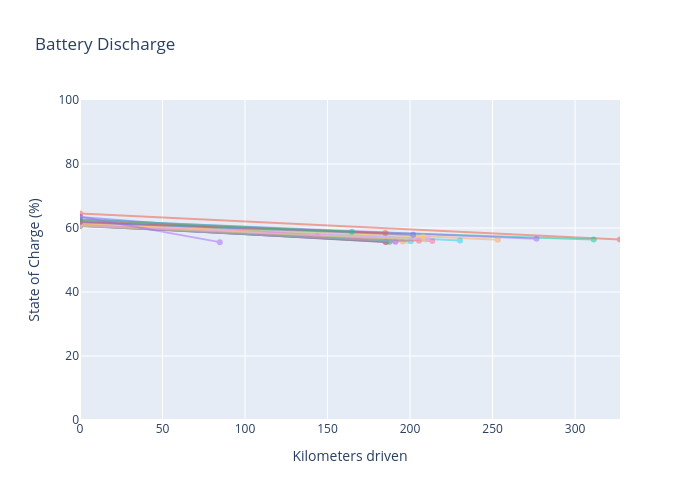

Notebook code cell kept with this figure:
### Code cell
# Max km for x-axis scaling
max_km_driven = trip_data['km_driven'].max()

# --- Matplotlib version ---
fig, ax = plt.subplots(figsize=(7, 6))

for _, row in trip_data.iterrows():
    x_vals = [0, row['km_driven']]
    y_vals = [row['soc'], row['end_soc']]
    ax.plot(x_vals, y_vals, marker='o', alpha=0.6)

ax.set_title('Battery Discharge')
ax.set_xlabel('Kilometers driven')
ax.set_ylabel('State of Charge (%)')
ax.set_xlim(0, max_km_driven)
ax.set_ylim(0, 100)
ax.grid(True)

plt.tight_layout()
plt.show()


# --- Plotly version ---
colors = px.colors.qualitative.Plotly
fig = go.Figure()

for color_idx, (_, row) in enumerate(trip_data.reset_index().iterrows()):
    fig.add_trace(
        go.Scatter(
            x=[0, row['km_driven']],
            y=[row['soc'], row['end_soc']],
            mode='lines+markers',
            opacity=0.5,
            line=dict(color=colors[color_idx % len(colors)], width=2),
            marker=dict(size=6),
            name=f"Trip {row['index']}",
            hovertemplate=(
                f"Trip index: {row['index']}<br>"
                f"SOC start: {row['soc']}%<br>"
                f"SOC end: {row['end_soc']}%<br>"
                f"Km driven: {row['km_driven']} km<br>"
            )
        )
    )

fig.update_xaxes(title_text='Kilometers driven', range=[0, max_km_driven])
fig.update_yaxes(title_text='State of Charge (%)', range=[0, 100])

fig.update_layout(
    title="Battery Discharge",
    height=500,
    width=700,
    showlegend=False,
    hovermode='closest'
)

fig.show()

### Figure 1 — Plotly figure (JSON) as saved in the notebook; plotly's stock layout.template omitted (floating-point values rounded to 4 significant figures)
{"data": [{"hovertemplate": "Trip index: 0.0<br>SOC start: 63.43987573588454%<br>SOC end: 57.58162590300555%<br>Km driven: 143.84626009721433 km<br>", "line": {"color": "#636EFA", "width": 2}, "marker": {"size": 6}, "mode": "lines+markers", "name": "Trip 0.0", "opacity": 0.5, "type": "scatter", "x": [0, 143.8], "y": [63.44, 57.58]}, {"hovertemplate": "Trip index: 1.0<br>SOC start: 64.5120025547128%<br>SOC end: 56.43855172304261%<br>Km driven: 327.2201815186163 km<br>", "line": {"color": "#EF553B", "width": 2}, "marker": {"size": 6}, "mode": "lines+markers", "name": "Trip 1.0", "opacity": 0.5, "type": "scatter", "x": [0, 327.2], "y": [64.51, 56.44]}, {"hovertemplate": "Trip index: 2.0<br>SOC start: 61.65476049796746%<br>SOC end: 56.41346034909435%<br>Km driven: 311.28195969153603 km<br>", "line": {"color": "#00CC96", "width": 2}, "marker": {"size": 6}, "mode": "lines+markers", "name": "Trip 2.0", "opacity": 0.5, "type": "scatter", "x": [0, 311.3], "y": [61.65, 56.41]}, {"hovertemplate": "Trip index: 3.0<br>SOC start: 62.60624862429013%<br>SOC end: 56.643987011222784%<br>Km driven: 276.57896211975276 km<br>", "line": {"color": "#AB63FA", "width": 2}, "marker": {"size": 6}, "mode": "lines+markers", "name": "Trip 3.0", "opacity": 0.5, "type": "scatter", "x": [0, 276.6], "y": [62.61, 56.64]}, {"hovertemplate": "Trip index: 4.0<br>SOC start: 62.498464501948405%<br>SOC end: 56.36433136363491%<br>Km driven: 253.2458991215226 km<br>", "line": {"color": "#FFA15A", "width": 2}, "marker": {"size": 6}, "mode": "lines+markers", "name": "Trip 4.0", "opacity": 0.5, "type": "scatter", "x": [0, 253.2], "y": [62.5, 56.36]}, {"hovertemplate": "Trip index: 5.0<br>SOC start: 62.00315740756995%<br>SOC end: 56.12736384742677%<br>Km driven: 230.26371899257902 km<br>", "line": {"color": "#19D3F3", "width": 2}, "marker": {"size": 6}, "mode": "lines+markers", "name": "Trip 5.0", "opacity": 0.5, "type": "scatter", "x": [0, 230.3], "y": [62.0, 56.13]}, {"hovertemplate": "Trip index: 6.0<br>SOC start: 61.75618833926041%<br>SOC end: 55.93013285250672%<br>Km driven: 213.50655822921544 km<br>", "line": {"color": "#FF6692", "width": 2}, "marker": {"size": 6}, "mode": "lines+markers", "name": "Trip 6.0", "opacity": 0.5, "type": "scatter", "x": [0, 213.5], "y": [61.76, 55.93]}, {"hovertemplate": "Trip index: 7.0<br>SOC start: 61.42695115796669%<br>SOC end: 55.85512217127121%<br>Km driven: 197.9680327709575 km<br>", "line": {"color": "#B6E880", "width": 2}, "marker": {"size": 6}, "mode": "lines+markers", "name": "Trip 7.0", "opacity": 0.5, "type": "scatter", "x": [0, 198.0], "y": [61.43, 55.86]}, {"hovertemplate": "Trip index: 8.0<br>SOC start: 61.41765815010629%<br>SOC end: 55.78133729531967%<br>Km driven: 191.31366685735702 km<br>", "line": {"color": "#FF97FF", "width": 2}, "marker": {"size": 6}, "mode": "lines+markers", "name": "Trip 8.0", "opacity": 0.5, "type": "scatter", "x": [0, 191.3], "y": [61.42, 55.78]}, {"hovertemplate": "Trip index: 9.0<br>SOC start: 61.18962159719938%<br>SOC end: 55.689901898547%<br>Km driven: 187.14225217515377 km<br>", "line": {"color": "#FECB52", "width": 2}, "marker": {"size": 6}, "mode": "lines+markers", "name": "Trip 9.0", "opacity": 0.5, "type": "scatter", "x": [0, 187.1], "y": [61.19, 55.69]}, {"hovertemplate": "Trip index: 10.0<br>SOC start: 61.02465934703201%<br>SOC end: 55.6578105312667%<br>Km driven: 185.06992433779124 km<br>", "line": {"color": "#636EFA", "width": 2}, "marker": {"size": 6}, "mode": "lines+markers", "name": "Trip 10.0", "opacity": 0.5, "type": "scatter", "x": [0, 185.1], "y": [61.02, 55.66]}, {"hovertemplate": "Trip index: 11.0<br>SOC start: 60.91909055052498%<br>SOC end: 55.65284279406332%<br>Km driven: 185.54266073100007 km<br>", "line": {"color": "#EF553B", "width": 2}, "marker": {"size": 6}, "mode": "lines+markers", "name": "Trip 11.0", "opacity": 0.5, "type": "scatter", "x": [0, 185.5], "y": [60.92, 55.65]}, {"hovertemplate": "Trip index: 12.0<br>SOC start: 60.81700947212692%<br>SOC end: 55.6654556852745%<br>Km driven: 187.71243076831706 km<br>", "line": {"color": "#00CC96", "width": 2}, "marker": {"size": 6}, "mode": "lines+markers", "name": "Trip 12.0", "opacity": 0.5, "type": "scatter", "x": [0, 187.7], "y": [60.82, 55.67]}, {"hovertemplate": "Trip index: 13.0<br>SOC start: 60.7327475658915%<br>SOC end: 55.70265457457127%<br>Km driven: 191.14052505509972 km<br>", "line": {"color": "#AB63FA", "width": 2}, "marker": {"size": 6}, "mode": "lines+markers", "name": "Trip 13.0", "opacity": 0.5, "type": "scatter", "x": [0, 191.1], "y": [60.73, 55.7]}, {"hovertemplate": "Trip index: 14.0<br>SOC start: 60.67189994963198%<br>SOC end: 55.768197522889935%<br>Km driven: 195.52102444279262 km<br>", "line": {"color": "#FFA15A", "width": 2}, "marker": {"size": 6}, "mode": "lines+markers", "name": "Trip 14.0", "opacity": 0.5, "type": "scatter", "x": [0, 195.5], "y": [60.67, 55.77]}, {"hovertemplate": "Trip index: 15.0<br>SOC start: 60.63771576790589%<br>SOC end: 55.87213828409449%<br>Km driven: 200.43722617231106 km<br>", "line": {"color": "#19D3F3", "width": 2}, "marker": {"size": 6}, "mode": "lines+markers", "name": "Trip 15.0", "opacity": 0.5, "type": "scatter", "x": [0, 200.4], "y": [60.64, 55.87]}, {"hovertemplate": "Trip index: 16.0<br>SOC start: 60.64584998994506%<br>SOC end: 56.03672952515984%<br>Km driven: 205.3751152464847 km<br>", "line": {"color": "#FF6692", "width": 2}, "marker": {"size": 6}, "mode": "lines+markers", "name": "Trip 16.0", "opacity": 0.5, "type": "scatter", "x": [0, 205.4], "y": [60.65, 56.04]}, {"hovertemplate": "Trip index: 17.0<br>SOC start: 60.72748758711477%<br>SOC end: 56.30226690662641%<br>Km driven: 209.5008752043159 km<br>", "line": {"color": "#B6E880", "width": 2}, "marker": {"size": 6}, "mode": "lines+markers", "name": "Trip 17.0", "opacity": 0.5, "type": "scatter", "x": [0, 209.5], "y": [60.73, 56.3]}, {"hovertemplate": "Trip index: 18.0<br>SOC start: 60.93450126588272%<br>SOC end: 56.72487940728567%<br>Km driven: 211.14490125830162 km<br>", "line": {"color": "#FF97FF", "width": 2}, "marker": {"size": 6}, "mode": "lines+markers", "name": "Trip 18.0", "opacity": 0.5, "type": "scatter", "x": [0, 211.1], "y": [60.93, 56.72]}, {"hovertemplate": "Trip index: 19.0<br>SOC start: 61.31275963167232%<br>SOC end: 57.3158734679804%<br>Km driven: 207.9111556337175 km<br>", "line": {"color": "#FECB52", "width": 2}, "marker": {"size": 6}, "mode": "lines+markers", "name": "Trip 19.0", "opacity": 0.5, "type": "scatter", "x": [0, 207.9], "y": [61.31, 57.32]}, {"hovertemplate": "Trip index: 20.0<br>SOC start: 61.81745629939627%<br>SOC end: 57.86110413140759%<br>Km driven: 201.85457380265507 km<br>", "line": {"color": "#636EFA", "width": 2}, "marker": {"size": 6}, "mode": "lines+markers", "name": "Trip 20.0", "opacity": 0.5, "type": "scatter", "x": [0, 201.9], "y": [61.82, 57.86]}, {"hovertemplate": "Trip index: 21.0<br>SOC start: 62.09280994000312%<br>SOC end: 58.43518960605833%<br>Km driven: 185.04956817112907 km<br>", "line": {"color": "#EF553B", "width": 2}, "marker": {"size": 6}, "mode": "lines+markers", "name": "Trip 21.0", "opacity": 0.5, "type": "scatter", "x": [0, 185.0], "y": [62.09, 58.44]}, {"hovertemplate": "Trip index: 22.0<br>SOC start: 62.6705385160774%<br>SOC end: 58.815275265506806%<br>Km driven: 164.7826880216562 km<br>", "line": {"color": "#00CC96", "width": 2}, "marker": {"size": 6}, "mode": "lines+markers", "name": "Trip 22.0", "opacity": 0.5, "type": "scatter", "x": [0, 164.8], "y": [62.67, 58.82]}, {"hovertemplate": "Trip index: 23.0<br>SOC start: 63.48635213583184%<br>SOC end: 55.58407404236583%<br>Km driven: 84.70769212428786 km<br>", "line": {"color": "#AB63FA", "width": 2}, "marker": {"size": 6}, "mode": "lines+markers", "name": "Trip 23.0", "opacity": 0.5, "type": "scatter", "x": [0, 84.71], "y": [63.49, 55.58]}], "layout": {"height": 500, "hovermode": "closest", "showlegend": false, "title": {"text": "Battery Discharge"}, "width": 700, "xaxis": {"range": [0, 327.2], "title": {"text": "Kilometers driven"}}, "yaxis": {"range": [0, 100], "title": {"text": "State of Charge (%)"}}}}
